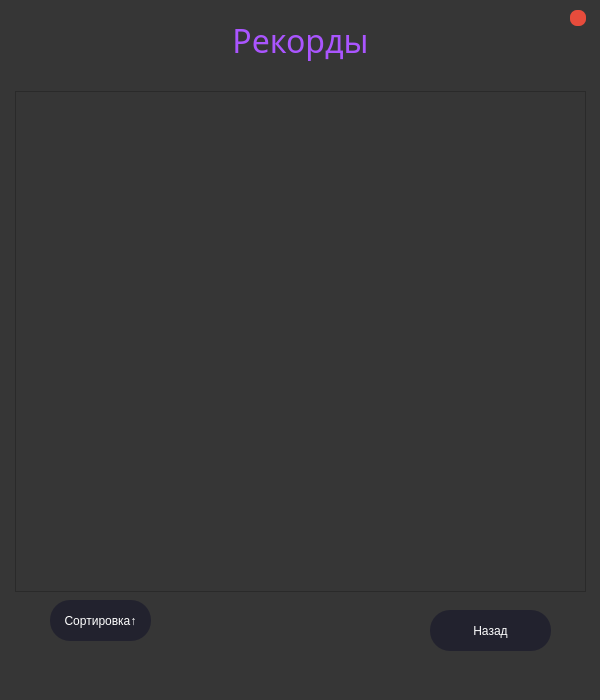
<?xml version="1.0" encoding="UTF-8"?>
<ui version="4.0">
 <class>Leaders</class>
 <widget class="QMainWindow" name="Leaders">
  <property name="geometry">
   <rect>
    <x>0</x>
    <y>0</y>
    <width>600</width>
    <height>700</height>
   </rect>
  </property>
  <property name="windowTitle">
   <string>MainWindow</string>
  </property>
  <property name="styleSheet">
   <string notr="true">background-color: rgb(54, 54, 54);</string>
  </property>
  <widget class="QWidget" name="centralwidget">
   <property name="styleSheet">
    <string notr="true"/>
   </property>
   <widget class="QLabel" name="label_up1">
    <property name="geometry">
     <rect>
      <x>10</x>
      <y>10</y>
      <width>581</width>
      <height>61</height>
     </rect>
    </property>
    <property name="font">
     <font>
      <family>Century Gothic</family>
      <pointsize>24</pointsize>
     </font>
    </property>
    <property name="styleSheet">
     <string notr="true">color: rgb(170, 85, 255);</string>
    </property>
    <property name="text">
     <string>Рекорды</string>
    </property>
    <property name="alignment">
     <set>Qt::AlignCenter</set>
    </property>
   </widget>
   <widget class="QPushButton" name="back">
    <property name="geometry">
     <rect>
      <x>430</x>
      <y>610</y>
      <width>121</width>
      <height>41</height>
     </rect>
    </property>
    <property name="styleSheet">
     <string notr="true">background-color: #22222e;
border: 20px sold #f66867;
color: rgb(255, 255, 255);
border-radius: 20;
</string>
    </property>
    <property name="text">
     <string>Назад</string>
    </property>
   </widget>
   <widget class="QPushButton" name="button_exit">
    <property name="geometry">
     <rect>
      <x>570</x>
      <y>10</y>
      <width>16</width>
      <height>16</height>
     </rect>
    </property>
    <property name="styleSheet">
     <string notr="true">border-radius: 7px;
background-color: rgb(231, 76, 60);</string>
    </property>
    <property name="text">
     <string/>
    </property>
   </widget>
   <widget class="QTableWidget" name="leaders_table">
    <property name="geometry">
     <rect>
      <x>15</x>
      <y>91</y>
      <width>571</width>
      <height>501</height>
     </rect>
    </property>
    <property name="styleSheet">
     <string notr="true">border-color: rgb(54, 54, 54);</string>
    </property>
   </widget>
   <widget class="QPushButton" name="sort_button">
    <property name="geometry">
     <rect>
      <x>50</x>
      <y>600</y>
      <width>101</width>
      <height>41</height>
     </rect>
    </property>
    <property name="styleSheet">
     <string notr="true">background-color: #22222e;
border: 20px sold #f66867;
color: rgb(255, 255, 255);
border-radius: 20;
</string>
    </property>
    <property name="text">
     <string>Сортировка↑</string>
    </property>
   </widget>
  </widget>
 </widget>
 <resources/>
 <connections/>
</ui>
